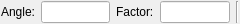
<?xml version="1.0" encoding="UTF-8"?>
<ui version="4.0" stdsetdef="1">
  <resources><include location="../../../res/extui/extui.qrc"/></resources><author></author>
  <comment></comment>
  <exportmacro></exportmacro>
  <class>QG_LibraryInsertOptions</class>
  <widget class="QWidget" name="QG_LibraryInsertOptions">
    <property name="geometry">
      <rect>
        <x>0</x>
        <y>0</y>
        <width>240</width>
        <height>24</height>
      </rect>
    </property>
    <property name="sizePolicy">
      <sizepolicy>
        <hsizetype>4</hsizetype>
        <vsizetype>0</vsizetype>
        <horstretch>0</horstretch>
        <verstretch>0</verstretch>
      </sizepolicy>
    </property>
    <property name="minimumSize">
      <size>
        <width>240</width>
        <height>22</height>
      </size>
    </property>
    <property name="maximumSize">
      <size>
        <width>300</width>
        <height>32767</height>
      </size>
    </property>
    <property name="windowTitle">
      <string>Library Insert Options</string>
    </property>
    <property name="toolTip" stdset="0">
      <string/>
    </property>
    <layout class="QHBoxLayout">
      <property name="margin">
        <number>1</number>
      </property>
      <item>
        <widget class="QLabel" name="lAngle">
          <property name="text">
            <string>Angle:</string>
          </property>
          <property name="wordWrap">
            <bool>false</bool>
          </property>
        </widget>
      </item>
      <item>
        <widget class="QLineEdit" name="leAngle">
          <property name="toolTip" stdset="0">
            <string>Rotation Angle</string>
          </property>
        </widget>
      </item>
      <item>
        <widget class="QLabel" name="lFactor">
          <property name="text">
            <string>Factor:</string>
          </property>
          <property name="wordWrap">
            <bool>false</bool>
          </property>
        </widget>
      </item>
      <item>
        <widget class="QLineEdit" name="leFactor">
          <property name="toolTip" stdset="0">
            <string>Scale Factor</string>
          </property>
        </widget>
      </item>
      <item>
        <widget class="Line" name="sep1">
          <property name="sizePolicy">
            <sizepolicy>
              <hsizetype>0</hsizetype>
              <vsizetype>1</vsizetype>
              <horstretch>0</horstretch>
              <verstretch>0</verstretch>
            </sizepolicy>
          </property>
          <property name="frameShape">
            <enum>QFrame::VLine</enum>
          </property>
          <property name="frameShadow">
            <enum>QFrame::Sunken</enum>
          </property>
        </widget>
      </item>
    </layout>
  </widget>
  <layoutdefault spacing="6" margin="11"/>
  <pixmapfunction>qPixmapFromMimeSource</pixmapfunction>
  <includes>
    <include location="local">rs_line.h</include>
    <include location="local">rs_settings.h</include>
    <include location="local">rs_modification.h</include>
    <include location="local">rs_actionlibraryinsert.h</include>
  </includes>
  <connections>
    <connection>
      <sender>leAngle</sender>
      <signal>textChanged(QString)</signal>
      <receiver>QG_LibraryInsertOptions</receiver>
      <slot>updateData()</slot>
    </connection>
    <connection>
      <sender>leFactor</sender>
      <signal>textChanged(QString)</signal>
      <receiver>QG_LibraryInsertOptions</receiver>
      <slot>updateData()</slot>
    </connection>
  </connections>
</ui>
